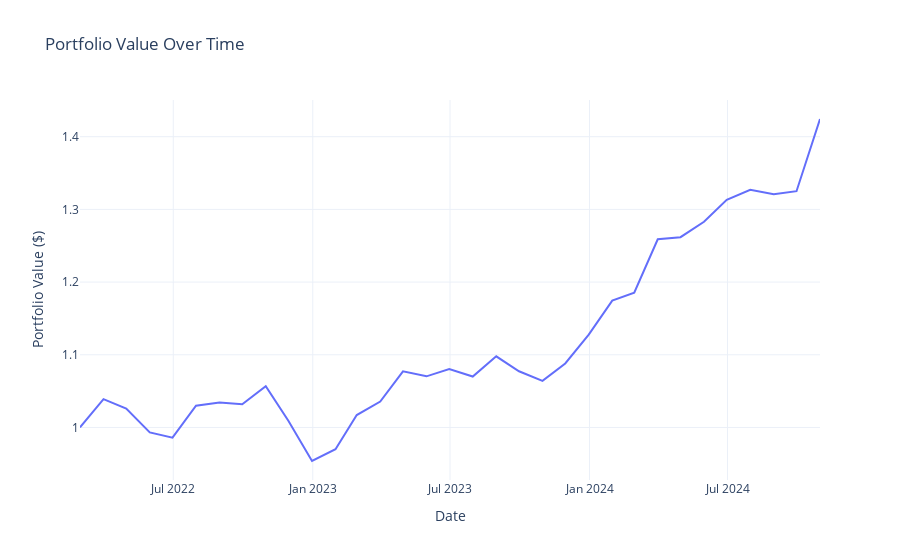
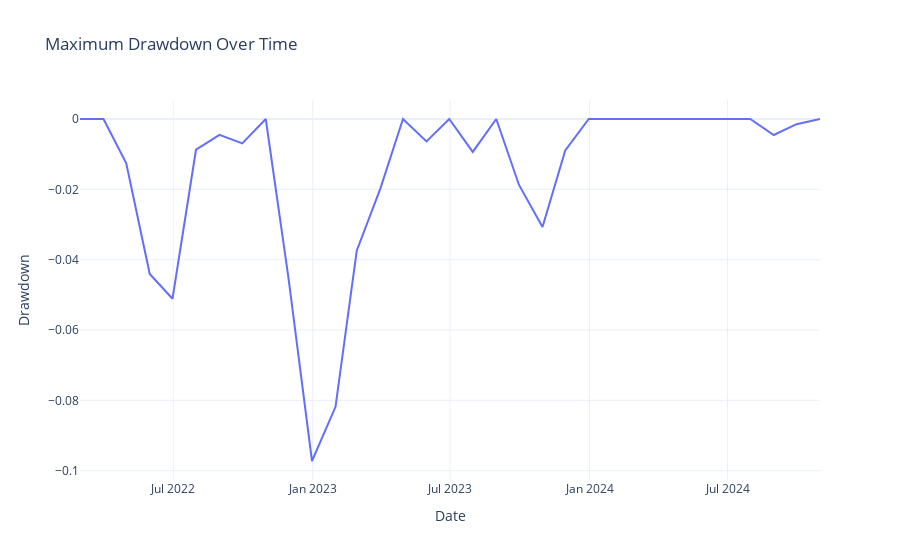

Write notebook code for charts like these, in order.
### Code cell
# 종목 코드와 비중을 입력합니다.
tickers = [
    "379800",
    "308620",
    "411060",
]  # 예: KODEX 미국S&P500TR, KODEX 미국10년국채선물, ACE KRX금현물
weights = np.array([0.5, 0.3, 0.2])  # 각 자산의 비중: 50%, 30%, 20%

portfolio_analysis(tickers, weights, start_date)
